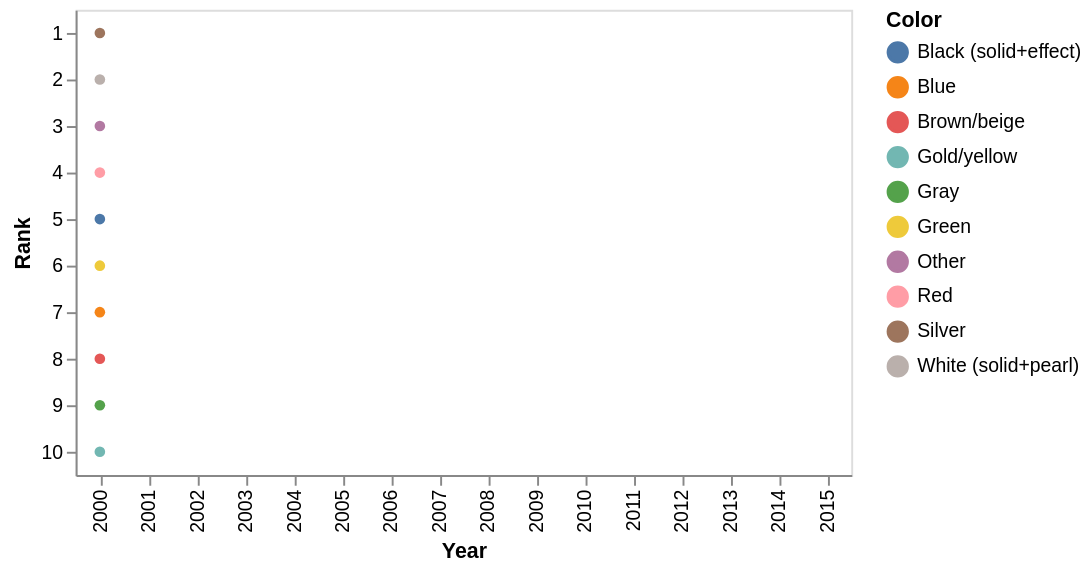

Write the Vega-Lite specification saved for this chart.
### Vega-Lite specification from a JSON file in a GitHub repository (floating-point values rounded to 4 significant figures)
{"$schema": "https://vega.github.io/schema/vega-lite/v5.json", "description": "Bump chart", "height": 240, "width": 400, "encoding": {"x": {"field": "Year", "type": "ordinal", "scale": {"domain": [2000, 2001, 2002, 2003, 2004, 2005, 2006, 2007, 2008, 2009, 2010, 2011, 2012, 2013, 2014, 2015]}}, "y": {"field": "Rank", "type": "ordinal", "scale": {"domain": [1, 2, 3, 4, 5, 6, 7, 8, 9, 10]}}, "color": {"field": "Color", "type": "nominal"}}, "mark": {"type": "line", "interpolate": "cardinal", "point": true}, "params": [{"name": "anim_sel", "value": 2000, "bind": {"input": "range", "min": 2000, "max": 2015, "step": 1}}], "transform": [{"calculate": "toNumber(datum.Year)", "as": "Year"}, {"calculate": "toNumber(datum.Rank)", "as": "Rank"}, {"filter": {"field": "Year", "lte": {"expr": "anim_sel"}}}], "data": {"values": "Color,Year,Rank\nWhite (solid+pearl),2000,2\nRed,2000,4\nGold/yellow,2000,10\nSilver,2000,1\nGreen,2000,6\nBrown/beige,2000,8\nBlue,2000,7\nBlack (solid+effect),2000,5\nOther,2000,3\nGray,2000,9\nWhite (solid+pearl),2001,2\nRed,2001,4\nGold/yellow,2001,9\nSilver,2001,1\nGreen,2001,7\nBrown/beige,2001,8\nBlue,2001,5\nBlack (solid+effect),2001,3\nOther,2001,6\nGray,2001,10\nWhite (solid+pearl),2002,2\nRed,2002,6\nGold/yellow,2002,10\nSilver,2002,1\nGreen,2002,9\nBrown/beige,2002,8\nBlue,2002,4\nBlack (solid+effect),2002,3\nOther,2002,5\nGray,2002,7\nWhite (solid+pearl),2003,2\nRed,2003,4\nGold/yellow,2003,10\nSilver,2003,1\nGreen,2003,9\nBrown/beige,2003,7\nBlue,2003,6\nBlack (solid+effect),2003,3\nOther,2003,8\nGray,2003,5\nWhite (solid+pearl),2004,2\nRed,2004,6\nGold/yellow,2004,10\nSilver,2004,1\nGreen,2004,8\nBrown/beige,2004,5\nBlue,2004,4\nBlack (solid+effect),2004,3\nOther,2004,9\nGray,2004,7\nWhite (solid+pearl),2005,2\nRed,2005,6\nGold/yellow,2005,9\nSilver,2005,1\nGreen,2005,8\nBrown/beige,2005,7\nBlue,2005,4\nBlack (solid+effect),2005,5\nOther,2005,10\nGray,2005,3\nWhite (solid+pearl),2006,2\nRed,2006,6\nGold/yellow,2006,9\nSilver,2006,1\nGreen,2006,8\nBrown/beige,2006,7\nBlue,2006,5\nBlack (solid+effect),2006,3\nOther,2006,10\nGray,2006,4\nWhite (solid+pearl),2007,1\nRed,2007,4\nGold/yellow,2007,8\nSilver,2007,2\nGreen,2007,9\nBrown/beige,2007,7\nBlue,2007,5\nBlack (solid+effect),2007,3\nOther,2007,10\nGray,2007,6\nWhite (solid+pearl),2008,1\nRed,2008,6\nGold/yellow,2008,9\nSilver,2008,3\nGreen,2008,8\nBrown/beige,2008,7\nBlue,2008,4\nBlack (solid+effect),2008,2\nOther,2008,10\nGray,2008,5\nWhite (solid+pearl),2009,1\nRed,2009,6\nGold/yellow,2009,9\nSilver,2009,3\nGreen,2009,8\nBrown/beige,2009,7\nBlue,2009,5\nBlack (solid+effect),2009,2\nOther,2009,10\nGray,2009,4\nWhite (solid+pearl),2010,1\nRed,2010,5\nGold/yellow,2010,9\nSilver,2010,3\nGreen,2010,8\nBrown/beige,2010,7\nBlue,2010,6\nBlack (solid+effect),2010,2\nOther,2010,10\nGray,2010,4\nWhite (solid+pearl),2011,1\nRed,2011,5\nGold/yellow,2011,8\nSilver,2011,3\nGreen,2011,9\nBrown/beige,2011,7\nBlue,2011,6\nBlack (solid+effect),2011,2\nOther,2011,10\nGray,2011,4\nWhite (solid+pearl),2012,1\nRed,2012,5\nGold/yellow,2012,8\nSilver,2012,3\nGreen,2012,9\nBrown/beige,2012,7\nBlue,2012,6\nBlack (solid+effect),2012,2\nOther,2012,10\nGray,2012,4\nWhite (solid+pearl),2013,1\nRed,2013,5\nGold/yellow,2013,8\nSilver,2013,3\nGreen,2013,9\nBrown/beige,2013,7\nBlue,2013,6\nBlack (solid+effect),2013,2\nOther,2013,10\nGray,2013,4\nWhite (solid+pearl),2014,1\nRed,2014,5\nGold/yellow,2014,8\nSilver,2014,4\nGreen,2014,9\nBrown/beige,2014,7\nBlue,2014,6\nBlack (solid+effect),2014,2\nOther,2014,10\nGray,2014,3\nWhite (solid+pearl),2015,1\nRed,2015,5\nGold/yellow,2015,8\nSilver,2015,4\nGreen,2015,9\nBrown/beige,2015,7\nBlue,2015,6\nBlack (solid+effect),2015,2\nOther,2015,10\nGray,2015,3", "format": {"type": "csv"}}}
